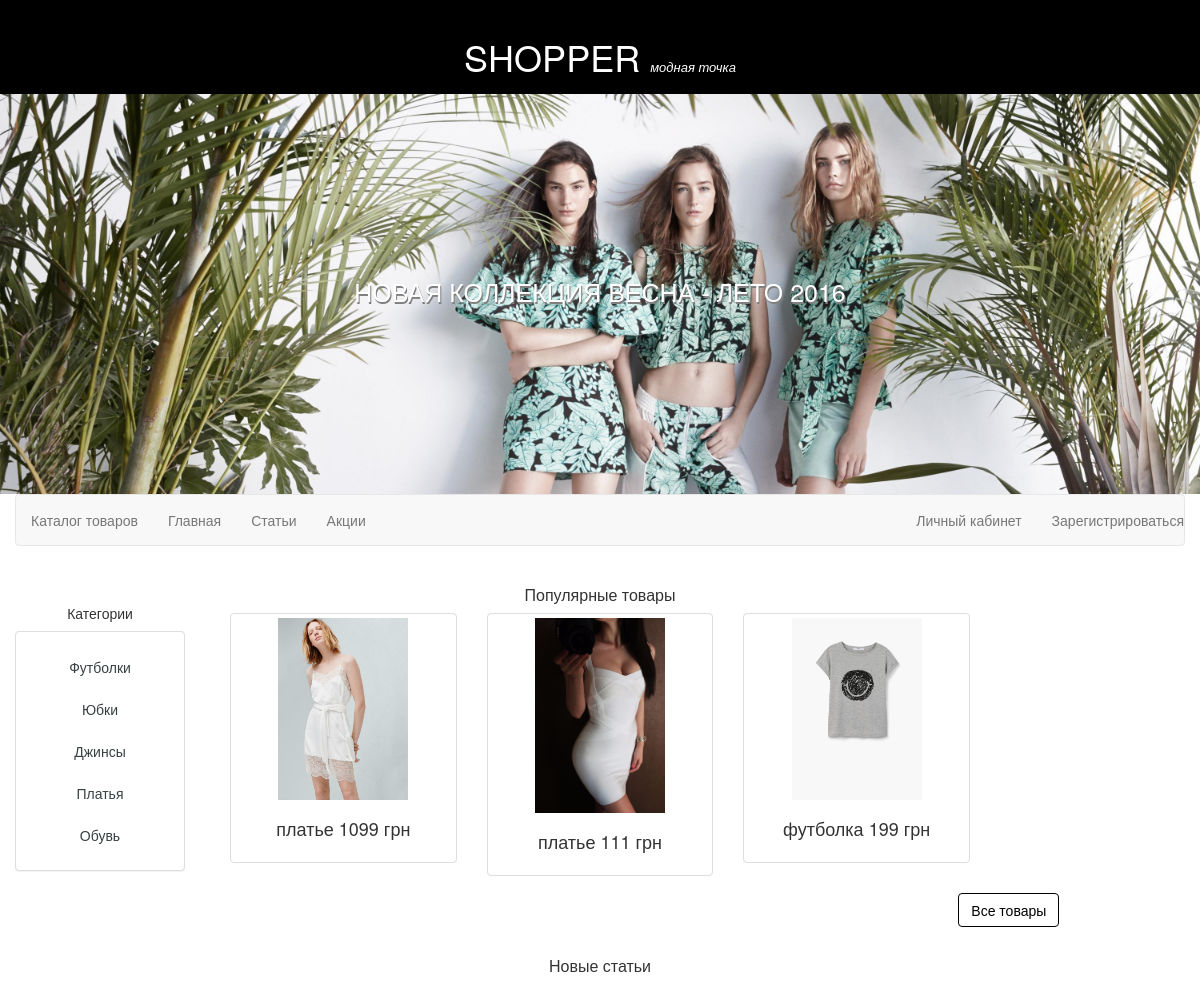
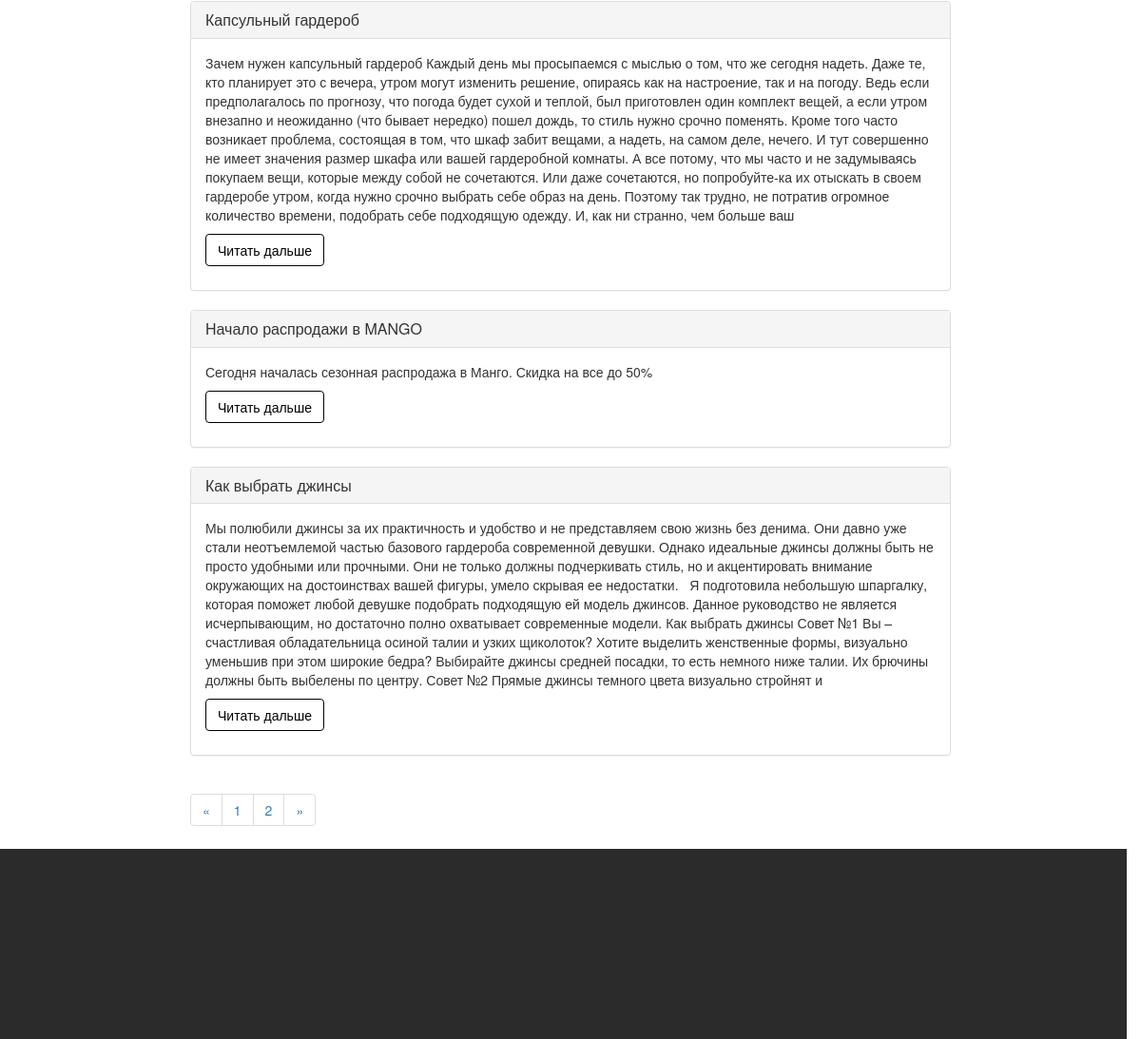
The page /main?page=2 on the database its author committed (2 pictures, top to bottom).
### tables this page shows
CREATE TABLE IF NOT EXISTS `families` (
  `type` int(11) NOT NULL,
  `family` varchar(70) NOT NULL,
  `category_name` varchar(50) NOT NULL,
  PRIMARY KEY (`type`)
);

CREATE TABLE IF NOT EXISTS `product` (
  `id` int(11) NOT NULL AUTO_INCREMENT,
  `name` varchar(30) NOT NULL,
  `description` tinytext NOT NULL,
  `type` int(11) NOT NULL,
  `price` float NOT NULL,
  PRIMARY KEY (`id`),
  KEY `type` (`type`)
);

CREATE TABLE IF NOT EXISTS `posts` (
  `id` int(11) NOT NULL AUTO_INCREMENT,
  `date` datetime NOT NULL,
  `type` int(11) NOT NULL,
  `content` text NOT NULL,
  `header` varchar(250) NOT NULL,
  PRIMARY KEY (`id`),
  KEY `type` (`type`)
);

### controllers/main_view_sidebar_controller.php (called while the page is built)
<?php
include "models/category_model.php";
include "views/main_view_sidebar.php";
?>

### core/routing.php (called while the page is built, shortened)
<?php
include_once('core/db_script.php');
include_once('core/functions.php');
function routing($page){
	$controler  = select ('pages', 'page_name', array('page'=>$page));
	$sidebar_controler = select('right_sidebar','sidebar_page',array('main_page'=>$page));
include_once('models/parametres.php');
include_once('views/template_view.php');
}
?>

### core/core.php (called while the page is built)
<?php
include_once 'core/routing.php';
include_once "core/functions.php";
function page_load(){
	$page = getPage();
	routing($page);
}
function getPage(){
	$array = explode('/',$_SERVER['REQUEST_URI']);
	$page = $array[1];
	$page = trim_parameters($page);
	if ($page){
		$result = $page;
	}
	else $result ='main';
	return $result;
}
function trim_parameters($page){
	$array = explode('?',$page);
	return $array[0];
}
?>

### index.php (called while the page is built)
<?php
include_once ("core/core.php");
page_load();
?>

### core/db_script.php (called while the page is built, shortened)
<?php
function get_connection(){
	return mysqli_connect('127.0.0.1','root','','myfirstshop');
}
function select($table, $what='*', $where='', $add=""){
	if (!empty($where))
	{
		foreach($where as $key=>$value){
			$where_sql.="$and $key='$value' ";
			if (!$and)
				$and=' and ';
		}
		$where_sql='where '.$where_sql;
	}
	$query="SELECT $what FROM $table $where_sql $add";
	$db_connection=get_connection();
	mysqli_set_charset($db_connection,'utf8');
	$result = mysqli_query($db_connection,$query);
	if ($result && mysqli_num_rows($result)){
		while ($row=mysqli_fetch_assoc($result))
			$rows[]=$row;
	}
	else {
		$rows='';
	}
	return $rows;
}
function getRandom($table, $count){
	$count_items = select ($table,'count(*)');
	$result = array();
	if ($count<=$count_items[0]['count(*)']){
	for ($i=0; $i<$count; $i++){
		$curRand=rand(0, $count_items[0]['count(*)']-1);
		$item =  select ($table,'*','',"limit $curRand, 1");
		if (!in_array($item[0],$result))
			$result[]=$item[0];
		else
			$i--;
	}
}
else
 $result = select($table);
	return $result;
}

### models/category_model.php (called while the page is built)
<?php
$categories = select ('families','category_name,type');
?>

### models/parametres.php (called while the page is built, shortened)
<?php
$_tmp = select('settings', '*' );
foreach ($_tmp as $v){
	extract($v);
	$parametr_array[$parameter]=$value;
}
extract($parametr_array);
$addicional_prod_count=$addicional_prod_rows*3;
?>

### controllers/main_view_controller.php (called while the page is built, shortened)
<?php
if ($_GET['category']){
	$where = array('type'=>$_GET['category']);
	$idPage = "&category=".$_GET['category'];
}
else {
	$where = '';
}
$link="product";
$navigate='posts';
include "models/main_view_model.php";
include "models/product_list_model.php";
include "views/main_view.php";
?>

### models/main_view_model.php (called while the page is built)
<?php
$product_list = getRandom('product', $addicional_prod_count);
list($current_page,
	$prev_page,
	$next_page,
	$count_pages) = navPages($navigate, $max_rows_posts, $where);
$startId = $max_rows_posts*($current_page-1);
$posts = select ($navigate,
	'*',
	$where,
	"ORDER BY  date desc
	LIMIT $startId, $max_rows_posts"
	);
if ($posts)
$posts = cut($posts);
?>

### models/product_list_model.php (called while the page is built, shortened)
<?php
	if ($product_list){
	foreach($product_list as $k=>$v){
		$family = select ('families','family', array('type'=>$v['type']));
		$photo = select
		(
			'product_photo',
			'photo_url',
			array('id'=>$v['id']),
			"LIMIT 1"
			);
		if (!$photo){
			$product_list[$k]['photo'] = "";
		}
		else{
			$product_list[$k]['photo'] = $photo[0]['photo_url'];
		}
		$product_list[$k]['type']  = $family[0]['family'];
	}
}
	?>

### core/functions.php (called while the page is built, shortened)
<?php
function navPages($table, $max_items_page, $where=''){
	$count_posts = select ($table,'count(*)',$where);
	$count_pages = ceil($count_posts[0]['count(*)'] / $max_items_page) ;
	$current_page=1;
	if ($_GET['page'] ){
		$current_page=$_GET['page'] ;
	}
	$prev_page = ($current_page==1)?
	1:$current_page-1;
	$next_page = ($current_page==$count_pages)?
	$count_pages:$current_page+1;
	return array($current_page, $prev_page, $next_page, $count_pages);
}
function cut($posts){
	foreach($posts as $key=>$post){
		$_tmp = $post['content'];
		$_tmp = explode(' ', $_tmp);
		array_splice($_tmp, 200);
		$posts[$key]['content'] = strip_tags(implode(' ',$_tmp));
	}
	return $posts;
}

### views/product_list_view.php (the view, shortened to what this page needs)
<?php
if ($product_list){?>
<?php foreach($product_list as $product){
	extract($product);
	?>
	<div class='col-md-4'>
		<a href='<?=$link?>?id=<?=$id;?>'>
			<div class="thumbnail">
				<img src='<?=($photo)?$photo:'uploads/img/no_photo.jpg';?>' class="prew">
				<div class="caption">
					<p class="h4 text-center"><?=$type?> <?=$price;?> грн</p>
				</div>
			</div>
		</a>
	</div>
	<?php
}
}

### views/main_view_sidebar.php
<div class="row">
	<div class="col-xs-12 category-sidebar">
		<p class="h5 text-center">Категории</p>
		<div class="panel panel-default text-center">
			<div class="panel-body">
				<ul class="nav nav-pills nav-stacked">
					<?php if ($categories) foreach ($categories as $category){ ?>
					<li>
						<a href="product?cat=<?=$category['type']?>"><?=$category['category_name']?></a>
					</li>
					<?php }?>
				</ul>
			</div>
		</div>
	</div>
</div>

### views/main_view.php
<div class="row text-center">
	<p class="h2">Популярные товары</p>
</div>
<?php include "views/product_list_view.php";?>
<div class="row">
	<div class="col-md-1 pull-right">
		<a href="product?id=all"  class="btn btn-default all" role="button">Все товары</a>
	</div></div>
	<div class="row text-center">
		<p class="h2">Новые статьи</p>
	</div>
	<?php if ($posts) foreach ($posts as $post){?>
	<div class="row">
		<div class="panel panel-default">
			<div class="panel-heading">
				<h3 class="panel-title"><?=$post['header']?></h3>
			</div>
			<div class="panel-body">
				<?=$post['content']?>
				<p>
					<a href="page?id=<?=$post['id']?>"  class="btn btn-default" role="button">Читать дальше</a></p>
				</div>
			</div>
		</div>
		<?php
	}
	if ($navigate=='posts')
		include "views/navigate_pages_view.php";

### views/css/style.css (style rules this page uses)
* { margin:0; padding: 0; }
html,body { height: 100%; min-height: 100%; }
.all { margin:10px; }
.h2 { font-size:medium; }
.prew { width:60%; }
.btn { color:black; background: white; border-color:black; margin-top:10px; }
a { color:#384042; }
.category-sidebar { margin-top:30px; }

### rows shown on the page
families: category_name "Футболки"
families: category_name "Юбки"
families: category_name "Джинсы"
families: category_name "Платья"
families: category_name "Обувь"
product: shows a picture, type "платье", price "1099"
product: shows a picture, type "платье", price "111"
product: shows a picture, type "футболка", price "199"
posts: header "Капсульный гардероб", content "Зачем нужен капсульный гардероб Каждый день мы просыпаемся с мыслью о том, что же сегодня надеть. Даже те, кто планирует это с вечера, утром могут изменить решение, опираясь как на настроение, так и на погоду. Ведь если предполагалось по прогнозу, что погода будет сухой и теплой, был приготовлен один комплект вещей, а если утром внезапно и неожиданно (что бывает нередко) пошел дождь, то стиль нужно срочно поменять. Кроме того часто возникает проблема, состоящая в том, что шкаф забит вещами, а надеть, на самом деле, нечего. И тут совершенно не имеет значения размер шкафа или вашей гардеробной комнаты. А все потому, что мы часто и не задумываясь покупаем вещи, которые между собой не…"
posts: header "Начало распродажи в MANGO", content "Сегодня началась сезонная распродажа в Манго. Скидка на все до 50%"
posts: header "Как выбрать джинсы", content "Мы полюбили джинсы за их практичность и удобство и не представляем свою жизнь без денима. Они давно уже стали неотъемлемой частью базового гардероба современной девушки. Однако идеальные джинсы должны быть не просто удобными или прочными. Они не только должны подчеркивать стиль, но и акцентировать внимание окружающих на достоинствах вашей фигуры, умело скрывая ее недостатки. Я подготовила небольшую шпаргалку, которая поможет любой девушке подобрать подходящую ей модель джинсов. Данное руководство не является исчерпывающим, но достаточно полно охватывает современные модели. Как выбрать джинсы Совет №1 Вы – счастливая обладательница осиной талии и узких щиколоток? Хотите выделить женственные…"
